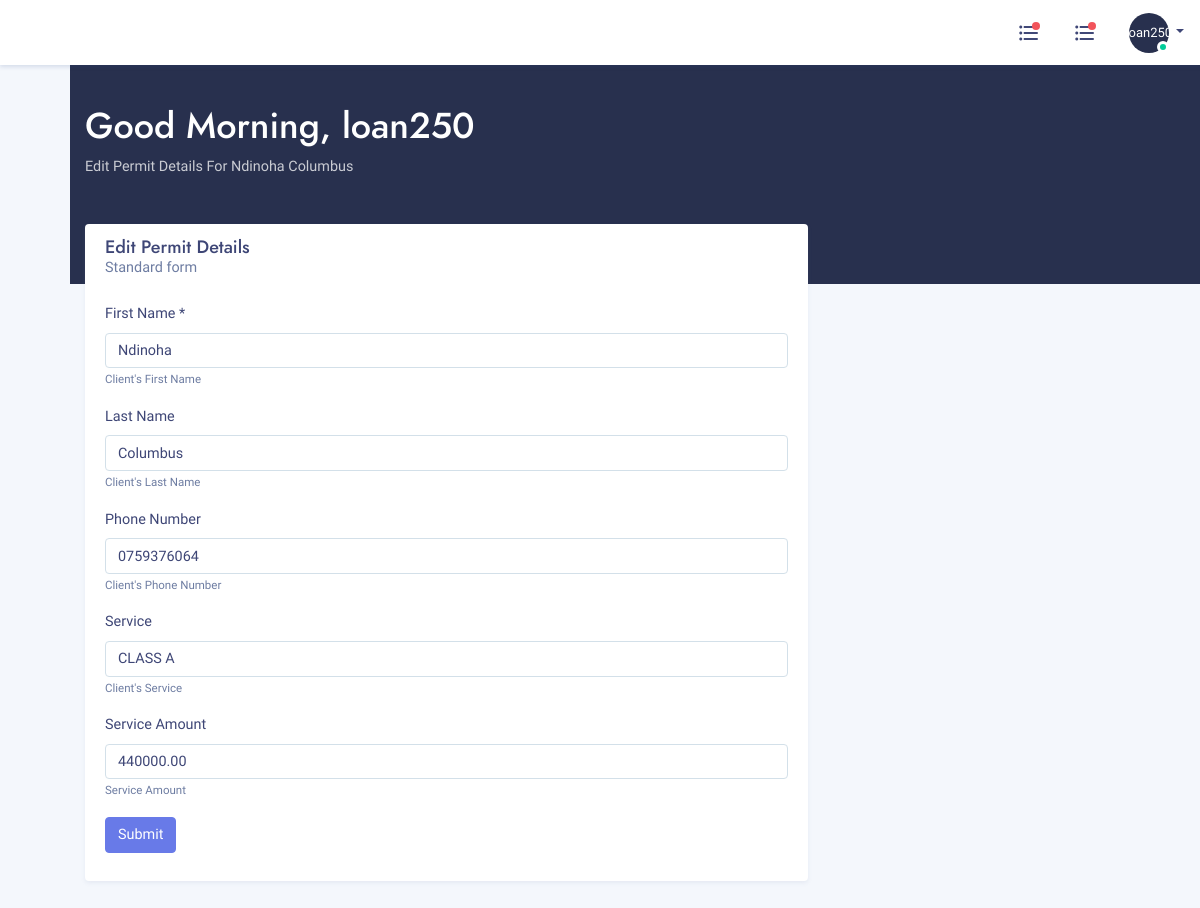
Page /loan/edit_permit/1205/ (signed in) on the committed database.
### home/models.py (models this page shows, shortened)
class PermitApply(models.Model):
    permit_id = models.CharField(default=random_string, max_length=200)
    first_name = models.CharField(max_length=200, default='null')
    last_name = models.CharField(max_length=200, default='null')
    service = models.CharField(max_length=200, default='null')
    phone_number = models.CharField(max_length=20, default='0000000')
    date_modified = models.DateTimeField(default=datetime.now, blank=True)
    status = models.CharField(max_length=50, default='pending')
    message = models.CharField(max_length=200, default='null')
    final_amount = models.DecimalField(max_digits=12, decimal_places=2, default='0')
    deposits = models.DecimalField(max_digits=12, decimal_places=2, default='0')
    balance = models.DecimalField(max_digits=12, decimal_places=2, default='0')
    admin = models.CharField(max_length=200, default='null')

### loan/views.py (the view)
# urls.py: re_path(r'^edit_permit/(?P<permitID>[0-9]+)/$', views.permit_edit_details, name='edit-permit'),
def permit_edit_details(request, permitID):
    if request.user.is_superuser:
        permit_details = get_object_or_404(PermitApply, permit_id=permitID)
        context = {
            "permit_details": permit_details
        }
        return render(request, "permit_edit_details.html", context)
    else:
        return redirect('account:admin-login')

### account/templates/permit_edit_details.html (shortened to what this page needs)
{% extends 'base.html' %}
{% load static %}
    {% block content %}
        <section class="admin-content">
                <div class=" bg-dark m-b-30 bg-stars">
                    <div class="container">
                        <div class="row">
                            <div class="col-md-8 m-auto text-white p-t-40 p-b-90">
                                <h1><span class="js-greeting"></span>, {{ user }} </h1>
                                <p class="opacity-75">
                                    Edit Permit Details For {{permit_details.first_name}} {{permit_details.last_name}}<br>
                                </p>
                            </div>
                            <div class="col-md-4 m-auto text-white p-t-40 p-b-90">
                            </div>
                        </div>
                    </div>
                </div>
                <div class="container pull-up">
                        <div class="row">
                            <div class="col-lg-8">
                                <div class="card m-b-30">
                                    <div class="card-header">
                                        <h5 class="m-b-0">
                                            Edit Permit Details
                                        </h5>
                                        <p class="m-b-0 text-muted">
                                            Standard form
                                        </p>
                                    </div>
                                    <div class="card-body ">
                                        <form action="{% url 'loan:post-permit-edit' %}" method="post">
                                            <div class="form-row">
                                                <div class="form-group col-md-12">
                                                    <label for="inputPassword4">First Name *</label>
                                                    <input type="text" class="form-control" name="first_name" required value="{{permit_details.first_name}}">
                                                    <small class="text-muted">Client's First Name</small>
                                                </div>
                                                <div class="form-group col-md-12">
                                                    <label for="inputPassword4">Last Name</label>
                                                    <input type="text" class="form-control" name="last_name" required value="{{permit_details.last_name}}">
                                                    <small class="text-muted">Client's Last Name</small>
                                                </div>
                                                <div class="form-group col-md-12">
                                                    <label for="inputPassword4">Phone Number</label>
                                                    <input type="text" class="form-control" name="phone_number" required value="{{permit_details.phone_number}}">
                                                    <small class="text-muted">Client's Phone Number</small>
                                                </div>
                                                <div class="form-group col-md-12">
                                                    <label for="inputPassword4">Service</label>
                                                    <input type="text" class="form-control" name="service" required value="{{permit_details.service}}">
                                                    <small class="text-muted">Client's Service</small>
                                                </div>
                                                <div class="form-group col-md-12">
                                                    <label for="inputPassword4">Service Amount</label>
                                                    <input type="text" class="form-control" name="service_amount" required value="{{permit_details.final_amount}}">
                                                    <small class="text-muted">Service Amount</small>
                                                </div>
                                            </div>
                                            <div class="form-group">
                                                <button class="btn btn-primary">Submit</button>
                                            </div>
                                        </form>
                                    </div>
                                </div>
                            </div>
                        </div>
                </div>
            </section>
    {% endblock %}

### account/templates/base.html (shortened to what this page needs)
{% load static %}
<!DOCTYPE html>
<html lang="en">
<head>
        <link rel='stylesheet' href="{% static 'assets1/vendor/pace/pace.css' %}"/>
        <link rel='stylesheet' type='text/css' href='{% static "assets1/css/bundles/291bbeead57f19651f311362abe809b67adc3fb5.css" %}'/>
        <link rel='stylesheet' type='text/css' href='{% static "assets1/css/bundles/28c909f8c5939b3b29991049355ad3050be56f71.css" %}'/>
        <link rel='stylesheet' href='{% static "assets1/css/bundles/dcd1663bd4b40ee5b03564aeb0245515dd3277b0.css" %}'/>
        <link rel='stylesheet' href='{% static "assets1/fonts/jost/jost.css" %}'/>
        <link rel='stylesheet' type='text/css' href='{% static "assets1/fonts/materialdesignicons/materialdesignicons.min.css" %}'/>
        <link rel='stylesheet' type='text/css' href='{% static "assets1/css/atmos.min.css" %}'/>
        <link rel='stylesheet' type='text/css' href='{% static "assets1/css/bundles/13fc3abb600e389b43865b1fa1697fc8f5ebf063.css" %}'/>
</head>
<body class="">
<main class="admin-main">
<header class="admin-header">
    <nav class=" ml-auto">
        <ul class="nav align-items-center">
            <li class="nav-item">
                <div class="dropdown">
                    <a href="#" class="nav-link" data-toggle="dropdown" aria-haspopup="true" aria-expanded="false"> <i class="mdi mdi-24px mdi-format-list-bulleted"></i>
                        <span class="notification-counter"></span>
                    </a>
                </div>
            </li>
            <li class="nav-item">
                <div class="dropdown">
                    <a href="#" class="nav-link" data-toggle="dropdown" aria-haspopup="true" aria-expanded="false"> <i class="mdi mdi-24px mdi-format-list-bulleted"></i>
                        <span class="notification-counter"></span>
                    </a>
                </div>
            </li>
            <li class="nav-item dropdown ">
                <a class="nav-link dropdown-toggle" href="#"   role="button" data-toggle="dropdown"
                   aria-haspopup="true" aria-expanded="false">
                    <div class="avatar avatar-sm avatar-online">
                        <span class="avatar-title rounded-circle bg-dark">{{user}}</span>
                    </div>
                </a>
            </li>
        </ul>
    </nav>
</header>
    {% block content %}
    {% endblock %}
</main>
</body>
</html>

### rows in the picture
PermitApply: first_name "Ndinoha", last_name "Columbus", phone_number "0759376064", service "CLASS A", service_amount "440000.00"

### other values in the picture
{{ user }} "loan250"
